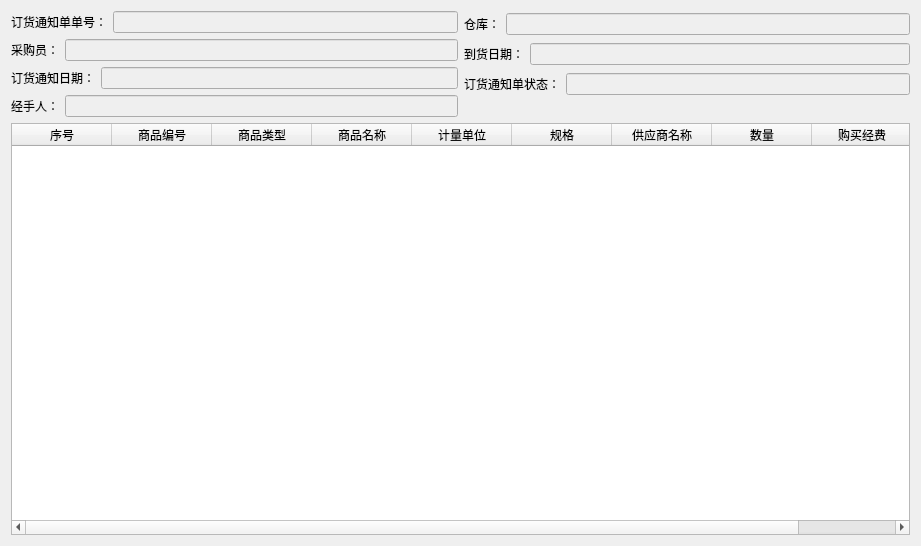
<?xml version="1.0" encoding="UTF-8"?>
<ui version="4.0">
 <class>Form</class>
 <widget class="QWidget" name="Form">
  <property name="geometry">
   <rect>
    <x>0</x>
    <y>0</y>
    <width>921</width>
    <height>546</height>
   </rect>
  </property>
  <property name="windowTitle">
   <string>订货通知详单查看</string>
  </property>
  <layout class="QVBoxLayout" name="verticalLayout_3">
   <item>
    <layout class="QHBoxLayout" name="horizontalLayout_6">
     <item>
      <layout class="QVBoxLayout" name="verticalLayout_2">
       <item>
        <layout class="QHBoxLayout" name="horizontalLayout">
         <item>
          <widget class="QLabel" name="label">
           <property name="text">
            <string>订货通知单单号：</string>
           </property>
          </widget>
         </item>
         <item>
          <widget class="QLineEdit" name="notice_sheet_code_lineEdit">
           <property name="enabled">
            <bool>false</bool>
           </property>
          </widget>
         </item>
        </layout>
       </item>
       <item>
        <layout class="QHBoxLayout" name="horizontalLayout_5">
         <item>
          <widget class="QLabel" name="label_5">
           <property name="text">
            <string>采购员：</string>
           </property>
          </widget>
         </item>
         <item>
          <widget class="QLineEdit" name="order_man_lineEdit">
           <property name="enabled">
            <bool>false</bool>
           </property>
          </widget>
         </item>
        </layout>
       </item>
       <item>
        <layout class="QHBoxLayout" name="horizontalLayout_7">
         <item>
          <widget class="QLabel" name="label_6">
           <property name="text">
            <string>订货通知日期：</string>
           </property>
          </widget>
         </item>
         <item>
          <widget class="QLineEdit" name="notice_date_lineEdit">
           <property name="enabled">
            <bool>false</bool>
           </property>
          </widget>
         </item>
        </layout>
       </item>
       <item>
        <layout class="QHBoxLayout" name="horizontalLayout_2">
         <item>
          <widget class="QLabel" name="label_3">
           <property name="text">
            <string>经手人：</string>
           </property>
          </widget>
         </item>
         <item>
          <widget class="QLineEdit" name="handler_lineEdit">
           <property name="enabled">
            <bool>false</bool>
           </property>
          </widget>
         </item>
        </layout>
       </item>
      </layout>
     </item>
     <item>
      <layout class="QVBoxLayout" name="verticalLayout">
       <item>
        <layout class="QHBoxLayout" name="horizontalLayout_3">
         <item>
          <widget class="QLabel" name="label_2">
           <property name="text">
            <string>仓库：</string>
           </property>
          </widget>
         </item>
         <item>
          <widget class="QLineEdit" name="warehouse_lineEdit">
           <property name="enabled">
            <bool>false</bool>
           </property>
          </widget>
         </item>
        </layout>
       </item>
       <item>
        <layout class="QHBoxLayout" name="horizontalLayout_4">
         <item>
          <widget class="QLabel" name="label_4">
           <property name="text">
            <string>到货日期：</string>
           </property>
          </widget>
         </item>
         <item>
          <widget class="QLineEdit" name="delivery_date_lineEdit">
           <property name="enabled">
            <bool>false</bool>
           </property>
          </widget>
         </item>
        </layout>
       </item>
       <item>
        <layout class="QHBoxLayout" name="horizontalLayout_8">
         <item>
          <widget class="QLabel" name="label_7">
           <property name="text">
            <string>订货通知单状态：</string>
           </property>
          </widget>
         </item>
         <item>
          <widget class="QLineEdit" name="statue_lineEdit">
           <property name="enabled">
            <bool>false</bool>
           </property>
          </widget>
         </item>
        </layout>
       </item>
       <item>
        <spacer name="horizontalSpacer">
         <property name="orientation">
          <enum>Qt::Horizontal</enum>
         </property>
         <property name="sizeHint" stdset="0">
          <size>
           <width>40</width>
           <height>20</height>
          </size>
         </property>
        </spacer>
       </item>
      </layout>
     </item>
    </layout>
   </item>
   <item>
    <widget class="QTableWidget" name="tableWidget">
     <property name="editTriggers">
      <set>QAbstractItemView::NoEditTriggers</set>
     </property>
     <property name="selectionMode">
      <enum>QAbstractItemView::SingleSelection</enum>
     </property>
     <property name="selectionBehavior">
      <enum>QAbstractItemView::SelectRows</enum>
     </property>
     <attribute name="horizontalHeaderStretchLastSection">
      <bool>true</bool>
     </attribute>
     <attribute name="verticalHeaderVisible">
      <bool>false</bool>
     </attribute>
     <column>
      <property name="text">
       <string>序号</string>
      </property>
     </column>
     <column>
      <property name="text">
       <string>商品编号</string>
      </property>
     </column>
     <column>
      <property name="text">
       <string>商品类型</string>
      </property>
     </column>
     <column>
      <property name="text">
       <string>商品名称</string>
      </property>
     </column>
     <column>
      <property name="text">
       <string>计量单位</string>
      </property>
     </column>
     <column>
      <property name="text">
       <string>规格</string>
      </property>
     </column>
     <column>
      <property name="text">
       <string>供应商名称</string>
      </property>
     </column>
     <column>
      <property name="text">
       <string>数量</string>
      </property>
     </column>
     <column>
      <property name="text">
       <string>购买经费</string>
      </property>
     </column>
    </widget>
   </item>
  </layout>
 </widget>
 <resources/>
 <connections/>
</ui>
